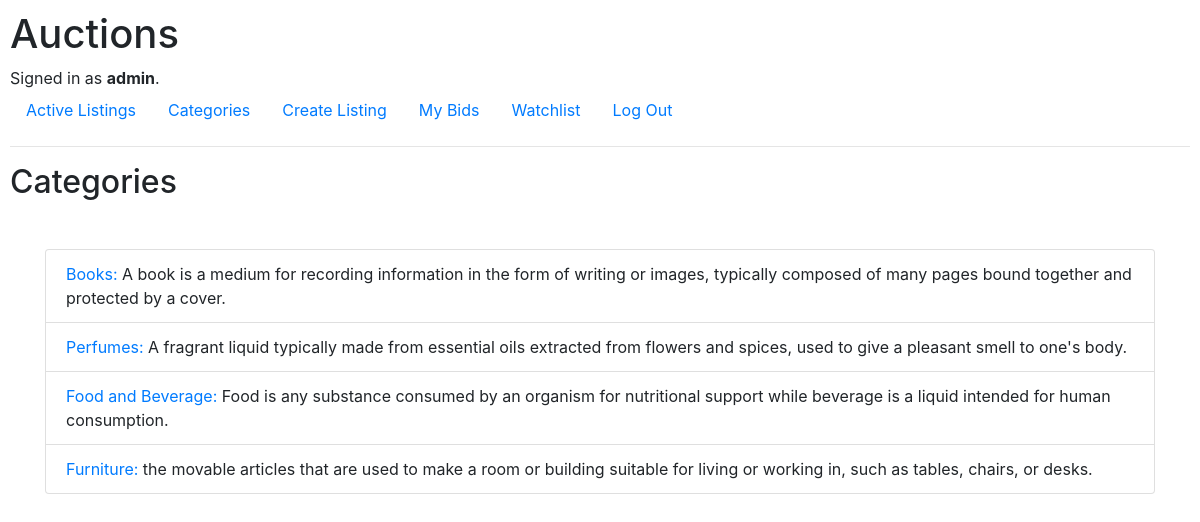
Page /categories/ (signed in) on the committed database.
### auctions/models.py (models this page shows, shortened)
class User(AbstractUser):
    watchlist = models.ManyToManyField('Listing', blank=True, related_name='watchers')  # all the listings the user chose to put on watchlist

class Category(models.Model):
    type = models.CharField(max_length=64) # the name of the category
    description = models.TextField()

### auctions/views.py (the view)
# urls.py: path('categories/' , views.categories_page, name='categories_page'),
def categories_page(request):
    categories = Category.objects.filter(category_listings__isnull=False).distinct()
    return render(request, 'auctions/categories.html', {
        'categories': categories,
    })

### auctions/templates/auctions/categories.html (shortened to what this page needs)
{% extends "auctions/layout.html" %}
{% block body %}
    <h2>Categories</h2>
    <div class="container ">
        <div class="row ">
            <div class="col-md-12 ">
                <ul class="list-group">
                    {% for category in categories %}
                            <li class="list-group-item">
                                <a href="{% url 'category_page' category.type %}">{{ category.type }}:</a> {{ category.description }}
                            </li>
                    {% endfor %}
                </ul>
            </div>
        </div>
    </div>
{% endblock %}

### auctions/templates/auctions/layout.html (shortened to what this page needs)
{% load static %}
<!DOCTYPE html>
<html lang="en">
    <head>
        <link rel="stylesheet" href="https://stackpath.bootstrapcdn.com/bootstrap/4.4.1/css/bootstrap.min.css">
        <link href="{% static 'auctions/styles.css' %}" rel="stylesheet">
    </head>
    <body>
        <h1>Auctions</h1>
        <div>
            {% if user.is_authenticated %}
                Signed in as <strong>{{ user.username }}</strong>.
            {% else %}
                Not signed in.
            {% endif %}
        </div>
        <ul class="nav">
            <li class="nav-item">
                <a class="nav-link" href="{% url 'index' %}">Active Listings</a>
            </li>
            <li class="nav-item">
                <a class="nav-link" href="{% url 'categories_page' %}">Categories</a>
            </li>
            {% if user.is_authenticated %}
                <li class="nav-item">
                    <a class="nav-link" href="{% url 'create' %}">Create Listing</a>
                </li>
                <li class="nav-item">
                    <a class="nav-link" href="{% url 'my_bids' %}">My Bids</a>
                </li>
                <li class="nav-item">
                    <a class="nav-link" href="{% url 'watchlist' %}">Watchlist</a>
                </li>
                <li class="nav-item">
                    <a class="nav-link" href="{% url 'logout' %}">Log Out</a>
                </li>
            {% endif %}
        </ul>
        <hr>
        {% block body %}
        {% endblock %}
    </body>
</html>

### auctions/static/auctions/styles.css (style rules this page uses)
body { padding: 10px; }

### rows in the picture
User: username "admin"
Category: type "Books", description "A book is a medium for recording information in the form of writing or images, typically composed of many pages bound together and protected by a cover."
Category: type "Perfumes", description "A fragrant liquid typically made from essential oils extracted from flowers and spices, used to give a pleasant smell to one's body."
Category: type "Food and Beverage", description "Food is any substance consumed by an organism for nutritional support while beverage is a liquid intended for human consumption."
Category: type "Furniture", description "the movable articles that are used to make a room or building suitable for living or working in, such as tables, chairs, or desks."
